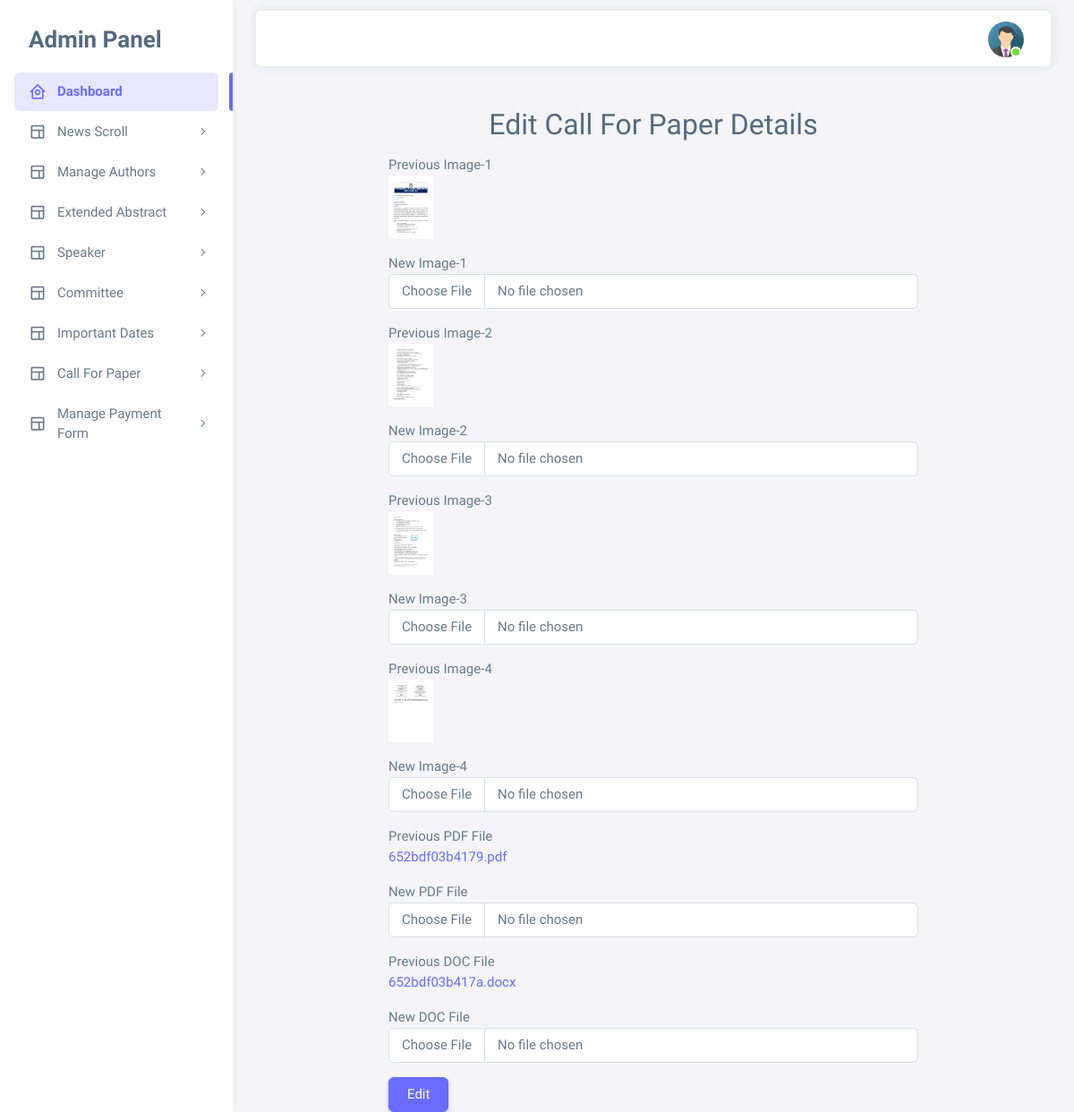
The app's page /admin/edit_call_for_paper.php?call_for_paper_id=1 (signed in) with its own data.
### tables this page shows
CREATE TABLE `call_for_paper` (
  `id` int(11) NOT NULL,
  `image1` varchar(255) NOT NULL,
  `image2` varchar(255) NOT NULL,
  `image3` varchar(255) NOT NULL,
  `image4` varchar(255) NOT NULL,
  `pdf_file` varchar(255) NOT NULL,
  `doc_file` varchar(255) NOT NULL,
  `created_at` datetime DEFAULT NULL
);

### admin/edit_call_for_paper.php (the view, shortened to what this page needs)
<?php include("admin_header.php") ?>
<?php
if (isset($_GET['call_for_paper_id'])) {
    $id = $_GET['call_for_paper_id'];
    $select_from_new_paper = "SELECT * FROM call_for_paper WHERE id=$id";
    $run_select_from_new_paper = mysqli_query($conn, $select_from_new_paper);
    if (mysqli_num_rows($run_select_from_new_paper) > 0) {
        $row = mysqli_fetch_assoc($run_select_from_new_paper);
        extract($row);
?>
        <div class="container-fluid  mt-5 d-flex justify-content-center">
            <div class="col-md-8 col-12">
                <h2 class="text-capitalize text-center">Edit Call For Paper Details</h2>
                <form action="" method="post" enctype="multipart/form-data">
                    <div class="mt-3">
                        <label>Previous Image-1</label><br>
                        <img src="../Images/call_for_paper/<?php echo $image1 ?>" width="50px" alt="image1">
                    </div>
                    <div class="mt-3">
                        <label for="image1">New Image-1</label>
                        <input type="file" name="image1" id="image1" class="form-control">
                    </div>
                    <div class="mt-3">
                        <label>Previous Image-2</label><br>
                        <img src="../Images/call_for_paper/<?php echo $image2 ?>" width="50px" alt="image2">
                    </div>
                    <div class="mt-3">
                        <label for="image2">New Image-2</label>
                        <input type="file" name="image2" id="image2" class="form-control">
                    </div>
                    <div class="mt-3">
                        <label>Previous Image-3</label><br>
                        <img src="../Images/call_for_paper/<?php echo $image3 ?>" width="50px" alt="image3">
                    </div>
                    <div class="mt-3">
                        <label for="image3">New Image-3</label>
                        <input type="file" name="image3" id="image3" class="form-control">
                    </div>
                    <div class="mt-3">
                        <label>Previous Image-4</label><br>
                        <img src="../Images/call_for_paper/<?php echo $image4 ?>" width="50px" alt="image4">
                    </div>
                    <div class="mt-3">
                        <label for="image4">New Image-4</label>
                        <input type="file" name="image4" id="image4" class="form-control">
                    </div>
                    <div class="mt-3">
                        <label>Previous PDF File</label><br>
                        <a href="../Files/call_for_paper/<?php echo $pdf_file ?>"><?php echo $pdf_file ?></a>
                    </div>
                    <div class="mt-3">
                        <label for="pdf_file">New PDF File</label>
                        <input type="file" name="pdf_file" id="pdf_file" class="form-control">
                    </div>
                    <div class="mt-3">
                        <label>Previous DOC File</label><br>
                        <a href="../Files/call_for_paper/<?php echo $doc_file ?>"><?php echo $doc_file ?></a>
                    </div>
                    <div class="mt-3">
                        <label for="doc_file">New DOC File</label>
                        <input type="file" name="doc_file" id="doc_file" class="form-control">
                    </div>
                    <div class="mt-3">
                        <input type="submit" name="edit_call_for_paper" value="Edit" class="btn btn-primary">
                    </div>
                </form>
            </div>
        </div>
<?php
    } else {
        echo "<p class='text-danger text-bold text-center fs-5 mt-3'>No data found</p>";
    }
}
?>
<?php include_once("admin_footer.php") ?>

### records on screen
call_for_paper: image1 (picture), image2 (picture), image3 (picture), image4 (picture), pdf_file "652bdf03b4179.pdf", doc_file "652bdf03b417a.docx"
